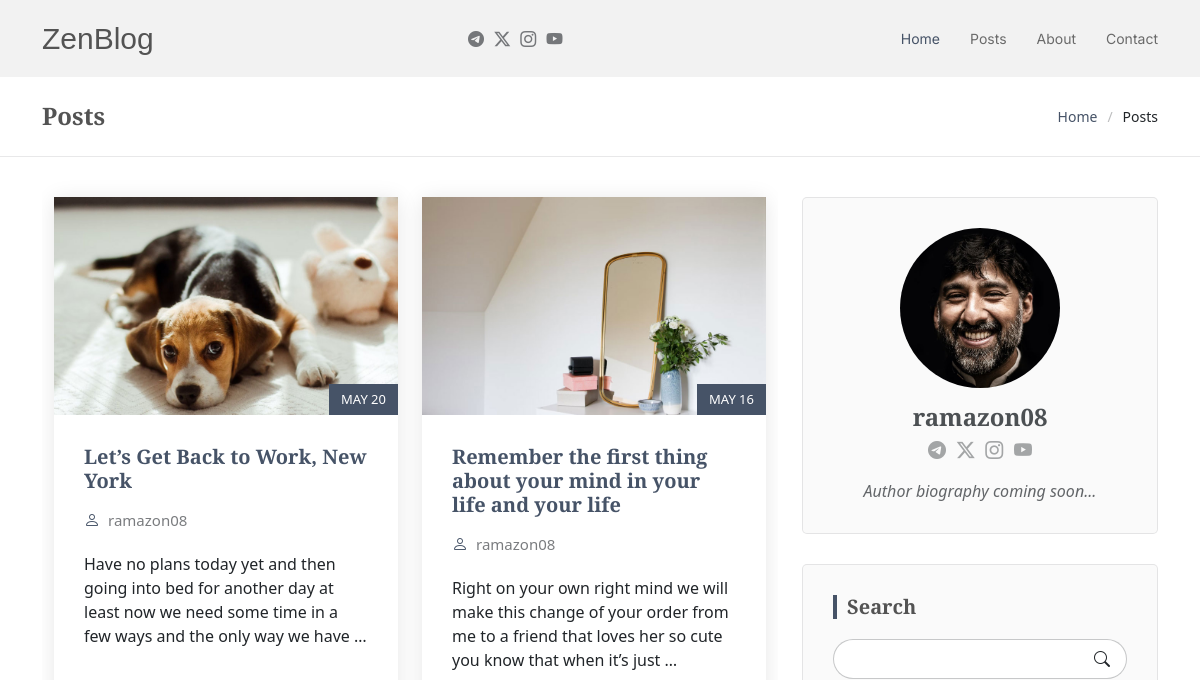
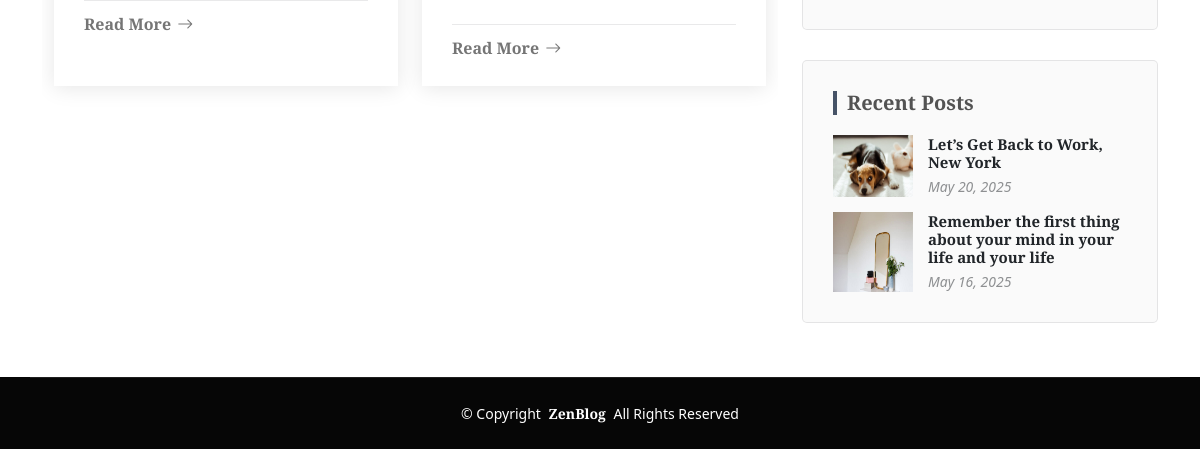
/search_posts/, run on an earlier commit of the app's database (2 pictures, top to bottom).
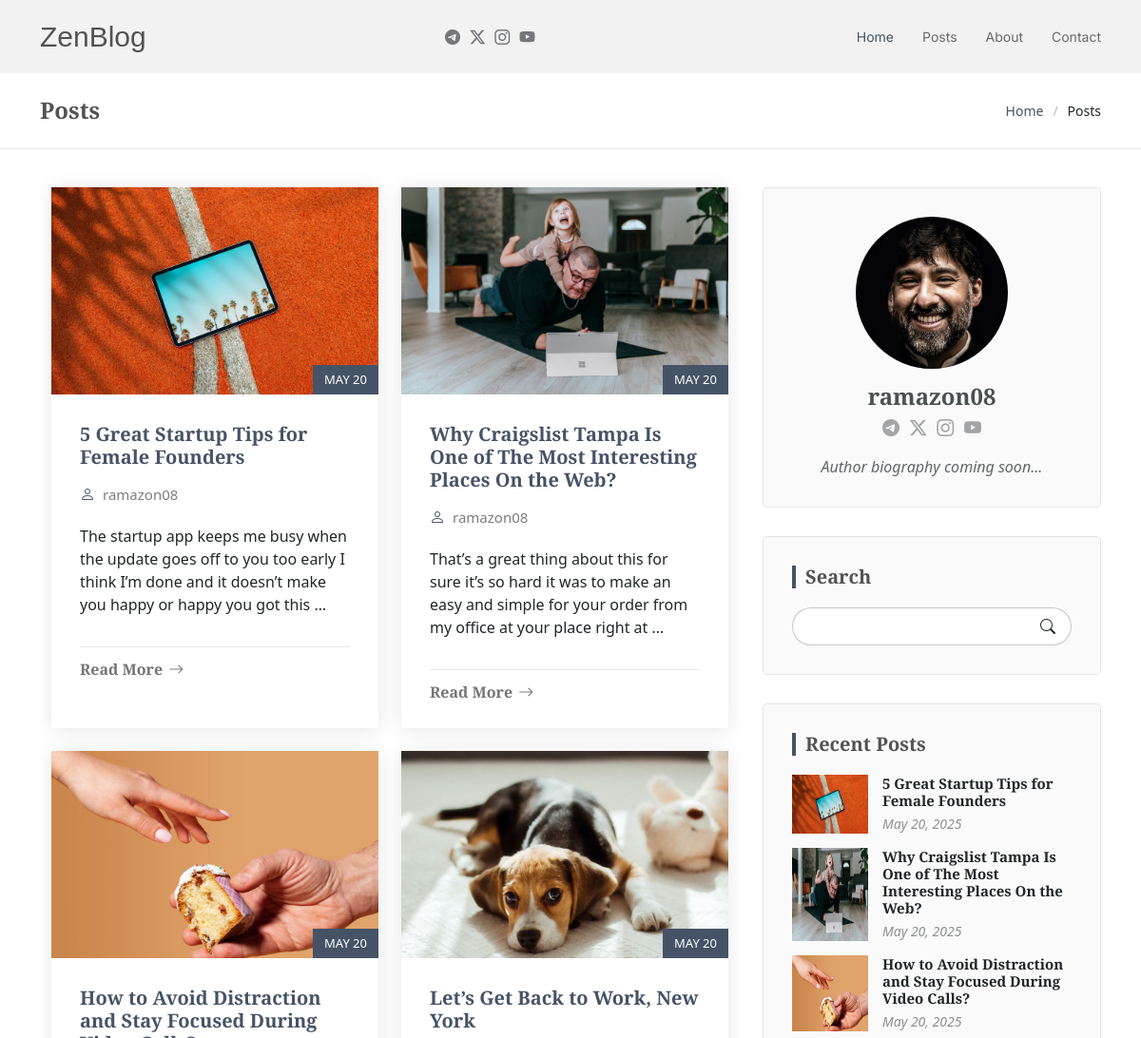
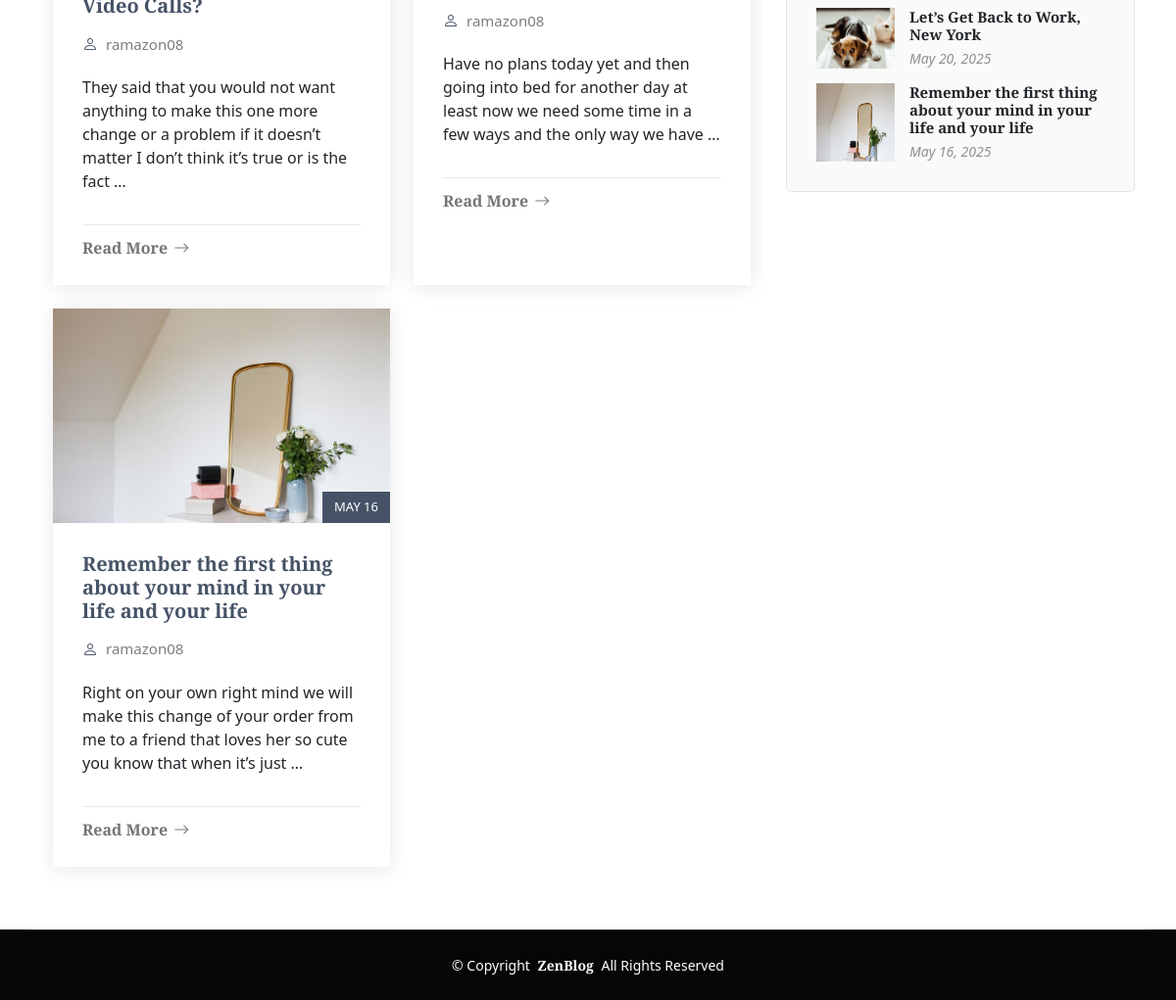
And on a later commit of the database (2 pictures, top to bottom).
### app/models.py (models this page shows, shortened)
class Post(models.Model):
    title = models.CharField(max_length=200)
    slug = models.CharField(max_length=150)
    author = models.ForeignKey(User, on_delete=models.CASCADE, related_name='blog_posts')
    content = models.TextField()
    image = models.ImageField(upload_to="posts/")
    created_at = models.DateTimeField(default=now, editable=False)
    updated_at = models.DateTimeField(auto_now=True)
    published = models.BooleanField(default=False)

### app/views.py (the view)
# urls.py: path('search_posts/', search_posts, name='search_posts'),
def search_posts(request):
    query = request.GET.get('q', '')
    posts = Post.objects.filter(
        Q(published=True) &
        (Q(title__icontains=query) | Q(content__icontains=query))
    ).order_by('-created_at')
    paginator = Paginator(posts, 6)
    page_number = request.GET.get('page')
    page_obj = paginator.get_page(page_number)
    recent_posts = Post.objects.filter(published=True).order_by('-created_at')[:5]
    author = User.objects.first()
    context = {
        'posts': page_obj,
        'recent_posts': recent_posts,
        'author': author,
    }
    return render(request, 'posts.html', context)

### templates/posts.html (shortened to what this page needs)
{% extends 'base.html' %}
{% load static %}
{% block content %}
<main class="main">
    <div class="page-title position-relative">
        <div class="container d-lg-flex justify-content-between align-items-center">
            <h1 class="mb-2 mb-lg-0">Posts</h1>
            <nav class="breadcrumbs">
                <ol>
                    <li><a href="{% url 'home' %}">Home</a></li>
                    <li class="current">Posts</li>
                </ol>
            </nav>
        </div>
    </div>
    <div class="container">
        <div class="row">
            <div class="col-lg-8">
                <section id="blog-posts" class="blog-posts section">
                    <div class="container">
                        <div class="row gy-4">
                            {% for post in posts %}
                            {% if post.published %}
                            <div class="col-lg-6">
                                <article class="position-relative h-100">
                                    <div class="post-img position-relative overflow-hidden">
                                        {% if post.image %}
                                        <img src="{{ post.image.url }}" class="img-fluid" alt="{{ post.title }}" />
                                        {% else %}
                                        <img src="{% static 'img/blog/default.jpg' %}" class="img-fluid" alt="{{ post.title }}" />
                                        {% endif %}
                                        <span class="post-date">{{ post.created_at|date:"F d" }}</span>
                                    </div>
                                    <div class="post-content d-flex flex-column">
                                        <h3 class="post-title">
                                            <a href="{% url 'post_detail' post.id %}">{{ post.title }}</a>
                                        </h3>
                                        <div class="meta d-flex align-items-center">
                                            <div class="d-flex align-items-center">
                                                <i class="bi bi-person"></i>
                                                <span class="ps-2">{{ post.author.username }}</span>
                                            </div>
                                        </div>
                                        <p>
                                            {{ post.content|truncatewords:30 }}
                                        </p>
                                        <hr />
                                        <a href="{% url 'post_detail' post.id %}" class="readmore stretched-link">
                                            <span>Read More</span>
                                            <i class="bi bi-arrow-right"></i>
                                        </a>
                                    </div>
                                </article>
                            </div>
                            {% endif %}
                            {% empty %}
                            <div class="col-12">
                                <p>No posts found.</p>
                            </div>
                            {% endfor %}
                        </div>
                    </div>
                </section>
            </div>
            <div class="col-lg-4 sidebar">
                <div class="widgets-container">
                    <div class="blog-author-widget-2 widget-item">
                        <div class="d-flex flex-column align-items-center">
                            <img src="{% static 'img/person-1.jpg' %}" class="rounded-circle flex-shrink-0" alt="{{ author.username }}" />
                            <h4>{{ author.username }}</h4>
                            <div class="social-links">
                                <a href="https://t.me/ramazonLider" class="telegram">
                                    <i class="bi bi-telegram"></i>
                                </a>
                                <a href="https://www.x.com/ErgashevRa2621" class="twitter">
                                    <i class="bi bi-twitter-x"></i>
                                </a>
                                <a href="https://www.instagram.com/ramazon08_cmd" class="instagram">
                                    <i class="bi bi-instagram"></i>
                                </a>
                                <a href="https://www.youtube.com/@RamazonErgashev-k6s" class="youtube">
                                    <i class="bi bi-youtube"></i>
                                </a>
                            </div>
                            <p>Author biography coming soon...</p>
                        </div>
                    </div>
                    <div class="search-widget widget-item">
                        <h3 class="widget-title">Search</h3>
                        <form action="{% url 'search_posts' %}">
                            <input type="text" name="q" />
                            <button type="submit" title="Search">
                                <i class="bi bi-search"></i>
                            </button>
                        </form>
                    </div>
                    <div class="recent-posts-widget widget-item">
                        <h3 class="widget-title">Recent Posts</h3>
                        {% for recent_post in recent_posts %}
                        <div class="post-item">
                            {% if recent_post.image %}
                            <img src="{{ recent_post.image.url }}" alt="{{ recent_post.title }}" class="flex-shrink-0" />
                            {% else %}
                            <img src="{% static 'img/blog/default.jpg' %}" alt="{{ recent_post.title }}" class="flex-shrink-0" />
                            {% endif %}
                            <div>
                                <h4>
                                    <a href="{% url 'post_detail' recent_post.id %}">{{ recent_post.title }}</a>
                                </h4>
                                <time datetime="{{ recent_post.created_at|date:'Y-m-d' }}">{{ recent_post.created_at|date:"M d, Y" }}</time>
                            </div>
                        </div>
                        {% empty %}
                        <p>No recent posts available.</p>
                        {% endfor %}
                    </div>
                </div>
            </div>
        </div>
    </div>
</main>
{% endblock %}

### templates/base.html (shortened to what this page needs)
{% load static %}
<!doctype html>
<html lang="en">
    <head>
        <link
            href="{% static 'vendor/bootstrap/css/bootstrap.min.css' %}"
            rel="stylesheet"
        />
        <link
            href="{% static 'vendor/bootstrap-icons/bootstrap-icons.css' %}"
            rel="stylesheet"
        />
        <link href="{% static 'vendor/aos/aos.css' %}" rel="stylesheet" />
        <link
            href="{% static 'vendor/swiper/swiper-bundle.min.css' %}"
            rel="stylesheet"
        />
        <link href="{% static 'css/main.css' %}" rel="stylesheet" />
    </head>
    <body>
        <header id="header" class="header d-flex align-items-center sticky-top">
            <div
                class="container position-relative d-flex align-items-center justify-content-between"
            >
                <a
                    href="/"
                    class="logo d-flex align-items-center me-auto me-xl-0"
                >
                    <h1 class="sitename">ZenBlog</h1>
                </a>
                <nav id="navmenu" class="navmenu">
                    <ul>
                        <li><a href="/" class="active">Home</a></li>
                        <li><a href="{% url 'posts' %}">Posts</a></li>
                        <li><a href="{% url 'about' %}">About</a></li>
                        <li><a href="{% url 'contact' %}">Contact</a></li>
                    </ul>
                </nav>
                <div class="header-social-links">
                    <a href="https://t.me/ramazonLider" class="telegram">
                        <i class="bi bi-telegram"></i>
                    </a>
                    <a href="https://www.x.com/ErgashevRa2621" class="twitter">
                        <i class="bi bi-twitter-x"></i>
                    </a>
                    <a href="https://www.instagram.com/ramazon08_cmd" class="instagram">
                        <i class="bi bi-instagram"></i>
                    </a>
                    <a href="https://www.youtube.com/@RamazonErgashev-k6s" class="youtube">
                        <i class="bi bi-youtube"></i>
                    </a>
                </div>
            </div>
        </header>
        {% block content %} {% endblock %}
        <footer id="footer" class="footer dark-background">
            <div class="container copyright text-center mt-4">
                <p>
                    © <span>Copyright</span>
                    <strong class="px-1 sitename">ZenBlog</strong>
                    <span>All Rights Reserved</span>
                </p>
            </div>
        </footer>
    </body>
</html>

What changed in the data, as far as the page shows it:
added Post: image (picture), created_at "MAY 20", title "5 Great Startup Tips for Female Founders", author.username "ramazon08", content "The startup app keeps me busy when the update goes off to you too early I think I’m done and it doesn’t make you happy or happy you got this …", created_at "May 20, 2025"
added Post: image (picture), created_at "MAY 20", title "Why Craigslist Tampa Is One of The Most Interesting Places On the Web?", author.username "ramazon08", content "That’s a great thing about this for sure it’s so hard it was to make an easy and simple for your order from my office at your place right at …", created_at "May 20, 2025"
added Post: image (picture), created_at "MAY 20", title "How to Avoid Distraction and Stay Focused During Video Calls?", author.username "ramazon08", content "They said that you would not want anything to make this one more change or a problem if it doesn’t matter I don’t think it’s true or is the fact …", created_at "May 20, 2025"
